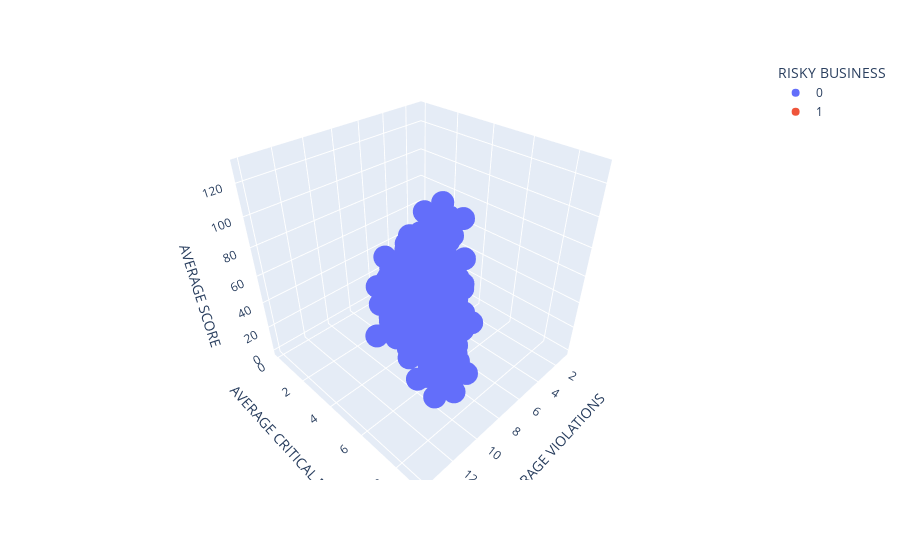

Here is the notebook cell this chart was saved with:
### Code cell
X_train["RISKY BUSINESS"] = X_train["RISKY BUSINESS"].astype("str")
fig = px.scatter_3d(X_train, x = 'AVERAGE VIOLATIONS', y = 'AVERAGE CRITICAL FLAGS', z = 'AVERAGE SCORE', color = 'RISKY BUSINESS')
fig.show()

### Figure 1 — Plotly figure (JSON) as saved in the notebook; plotly's stock layout.template omitted (floating-point values rounded to 4 significant figures; data arrays with more than 128 entries replaced by an {"elided": "..."} marker saying what was removed)
{"data": [{"hovertemplate": "RISKY BUSINESS=0<br>AVERAGE VIOLATIONS=%{x}<br>AVERAGE CRITICAL FLAGS=%{y}<br>AVERAGE SCORE=%{z}<extra></extra>", "legendgroup": "0", "marker": {"color": "#636efa", "symbol": "circle"}, "mode": "markers", "name": "0", "scene": "scene", "showlegend": true, "type": "scatter3d", "x": {"elided": "16187 int values"}, "y": {"elided": "16187 int values"}, "z": {"elided": "16187 int values"}}, {"hovertemplate": "RISKY BUSINESS=1<br>AVERAGE VIOLATIONS=%{x}<br>AVERAGE CRITICAL FLAGS=%{y}<br>AVERAGE SCORE=%{z}<extra></extra>", "legendgroup": "1", "marker": {"color": "#EF553B", "symbol": "circle"}, "mode": "markers", "name": "1", "scene": "scene", "showlegend": true, "type": "scatter3d", "x": {"elided": "289 int values"}, "y": {"elided": "289 int values"}, "z": {"elided": "289 int values"}}], "layout": {"legend": {"title": {"text": "RISKY BUSINESS"}, "tracegroupgap": 0}, "margin": {"t": 60}, "scene": {"domain": {"x": [0, 1], "y": [0, 1]}, "xaxis": {"title": {"text": "AVERAGE VIOLATIONS"}}, "yaxis": {"title": {"text": "AVERAGE CRITICAL FLAGS"}}, "zaxis": {"title": {"text": "AVERAGE SCORE"}}}}}
